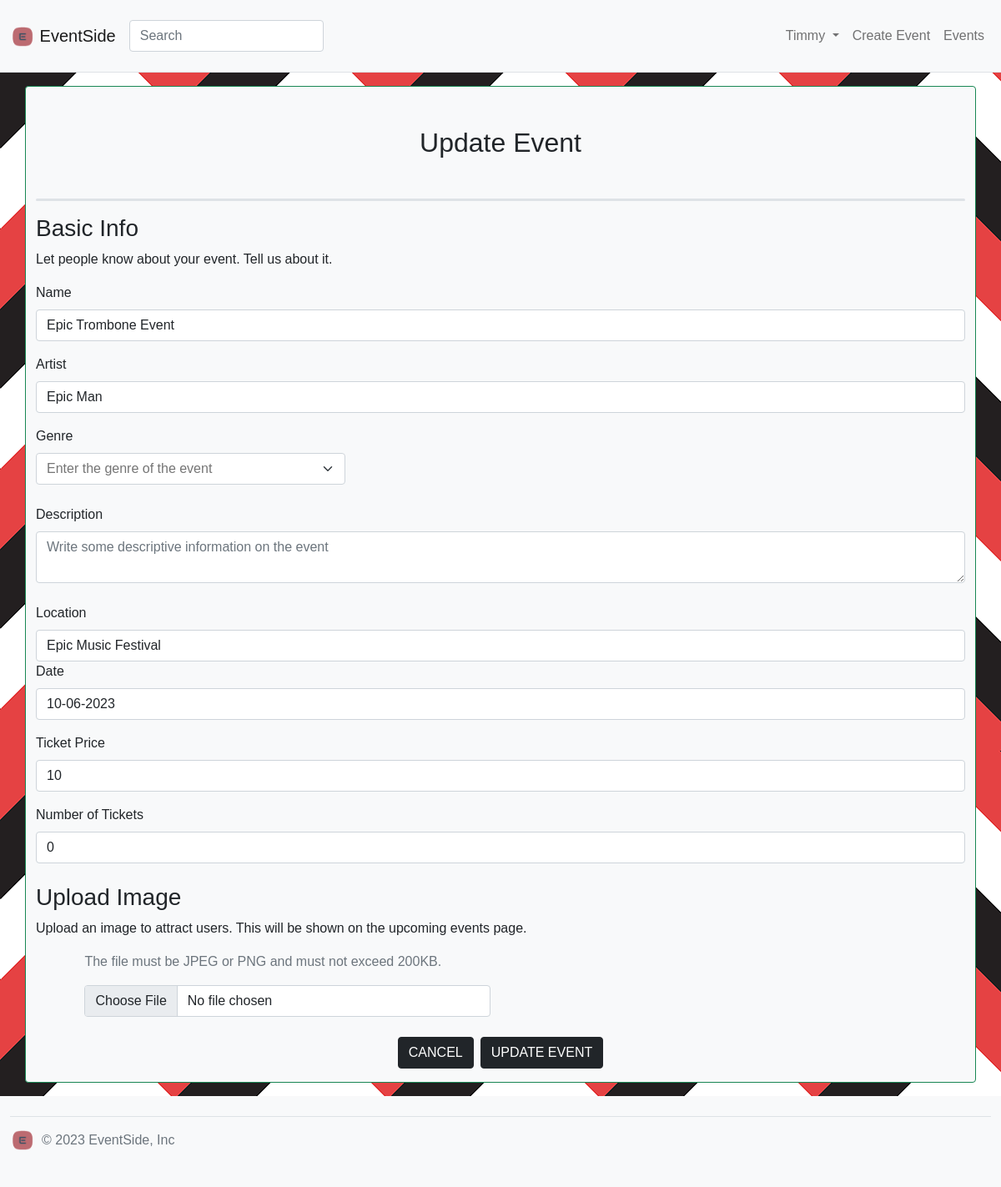
Screenshot of /events/update/4 (signed in) with the database file from the repository.
### website/models.py (models this page shows)
class User(db.Model, UserMixin):
    __tablename__='users'
    id = db.Column(db.Integer, primary_key=True, unique=True)
    name = db.Column(db.String(100), index=True, nullable=False)
    emailid = db.Column(db.String(100), index=True, nullable=False, unique=True)
    password_hash = db.Column(db.String(255), nullable=False)
    contact_number = db.Column(db.String(11))
    comments = db.relationship('Comment', backref='user')

class Event(db.Model):
    __tablename__ = 'events'
    id = db.Column(db.Integer, primary_key=True)
    name = db.Column(db.String(80))
    description = db.Column(db.String(200))
    image = db.Column(db.String(400))
    location = db.Column(db.String(50))
    genre = db.Column(db.String(50))
    artist = db.Column(db.String(50))
    _status = db.Column('status', db.String(20), default="OPEN")
    date = db.Column(db.String(10))
    number_of_tickets = db.Column(db.Integer)
    ticket_price = db.Column(db.Integer)
    user_id = db.Column(db.Integer, db.ForeignKey('users.id'))
    comments = db.relationship('Comment', backref='event')
    @property
    def status(self):
        event_date = datetime.strptime(self.date, "%d-%m-%Y").date()
        today = datetime.now().date()
        if event_date < today:
            return "INACTIVE"
        return self._status
    @status.setter
    def status(self, value):
        self._status = value

### website/event.py (the view)
@bp.route('/update/<id>', methods=['GET', 'POST'])
@login_required
def update(id):
    event = Event.query.get_or_404(id)
    form = EventForm()
    if current_user.id != event.user_id:
        flash('You are not authorized to update this event', 'danger')
        return redirect(url_for('event.my_events'))
    if form.validate_on_submit():
        db_file_path = check_upload_file(form)
        event.name = form.name.data
        event.location = form.location.data
        event.genre = form.genre.data
        event.artist = form.artist.data
        event.date = form.date.data
        event.description = form.description.data
        event.image = db_file_path
        event.ticket_price = form.ticket_price.data
        event.number_of_tickets = form.number_of_tickets.data
        db.session.commit()
        flash('Event updated successfully', 'success')
        return redirect(url_for('event.show', id=id))
    else:
        flash('Failed to update event. Please check the form for errors.', 'danger')
    return render_template('updateEvent.html', form=form, event=event)

### website/__init__.py (called while the page is built)
def create_app():
    bootstrap = Bootstrap5(app)
    app.secret_key='wWW07KyIZIx2lDnaK5LYeHmtEXORydZa'
    app.config['SQLALCHEMY_DATABASE_URI']='sqlite:///eventdb.sqlite'
    db.init_app(app)
    login_manager = LoginManager()
    login_manager.login_view='auth.login'
    login_manager.init_app(app)
    from .models import User  # Importing here to avoid circular references
    @login_manager.user_loader
    def load_user(user_id):
        return User.query.get(int(user_id))
    from . import views
    app.register_blueprint(views.mainbp)
    from . import event
    app.register_blueprint(event.bp)
    from . import auth
    app.register_blueprint(auth.bp)
    return app

### website/templates/updateEvent.html (shortened to what this page needs)
{% extends 'base.html' %} {% import "bootstrap5/form.html" as wtf %} {% block content %}
<main>
  <div class="container bg-light rounded border border-dark-subtle border-success border-opacity-25 my-3">
    <h2 class="my-5 text-center">Update Event</h2>
    <div class="container mt-3 mb-3 border-bottom border-dark-subtle border-3 rounded-pill"></div>
    <form
      method="POST"
      form="form"
      action="{{ url_for('event.update', id=event.id) }}"
      enctype="multipart/form-data"
    >
      <div>
        <h3>Basic Info</h3>
        <p>Let people know about your event. Tell us about it.</p>
          <div class="mb-3">
            <div class="form-group">
              {{ form.name.label(class_="form-label label-custom") }} {{
              form.name(class_="form-control input-text", placeholder="Be clear
              and descriptive...", value=event.name) }}
            </div>
          </div>
          <div class="mb-3">
            {{ form.artist.label(class_="form-label label-custom") }} {{
            form.artist(class_="form-control input-text", placeholder="Specify
            the artist/s...", value=event.artist) }}
          </div>
          <div class="col-md-4 mb-3">
            {{ form.genre.label(class_="form-label label-custom") }} {{
            form.genre(class_="form-select input-text") }}
          </div>
          <div class="mt-4">
            {{ form.description.label(class_="form-label label-custom") }} {{
            form.description(class_="form-control input-text") }}
          </div>
      </div>
        <div class="mt-4">
          <div class="form-group">
            {{ form.location.label(class_="form-label label-custom") }} {{
            form.location(class_="form-control input-text", placeholder="Specify
            the location...", value=event.location) }}
          </div>
        </div>
        <div class="mb-3">
          <div class="form-group">
            {{ form.date.label(class_="form-label label-custom") }} {{
            form.date(class_="form-control input-text", placeholder="Specify the
            date...", value=event.date) }}
          </div>
        </div>
        <div class="mb-3">
          <div class="form-group">
            {{ form.ticket_price.label(class_="form-label label-custom") }} {{
            form.ticket_price(class_="form-control input-text",
            placeholder="Specify the ticket price...", value=event.ticket_price)
            }}
          </div>
        </div>
        <div class="mb-3">
          <div class="form-group">
            {{ form.number_of_tickets.label(class_="form-label label-custom") }}
            {{ form.number_of_tickets(class_="form-control input-text",
            placeholder="Specify the number of tickets...",
            value=event.number_of_tickets) }}
          </div>
        </div>
        <h3 class="mt-4">Upload Image</h3>
        <p>
          Upload an image to attract users. This will be shown on the upcoming
          events page.
        </p>
        <div class="container col-sm-11 mb-4">
          <div class="row mb-3 align-items-center">
            <div class="col-md-6">
              <p class="text-muted">
                The file must be JPEG or PNG and must not exceed 200KB.
              </p>
              {{ form.image(class_="form-control", aria_label="file example",
              value=event.image) }}
            </div>
          </div>
        </div>
      <div class="d-grid gap-2 d-flex justify-content-center">
        <a href="{{ url_for('event.show', id=event.id) }}" class="btn btn-dark btn-md">CANCEL</a>
        <input type="submit" class="btn btn-dark btn-md" value="UPDATE EVENT" />
      </div>
    </form>
  </div>
</main>
{% endblock %}

### website/templates/base.html (shortened to what this page needs)
<html>
  <head>
    <link
      href="https://cdn.jsdelivr.net/npm/bootstrap@5.0.0-beta3/dist/css/bootstrap.min.css"
      rel="stylesheet"
    />
    <link rel="stylesheet" type="text/css" href="../static/css/style.css" />
  </head>
  <body>
    <header class="bg-light border-bottom">
      <nav class="navbar navbar-expand-lg navbar-light bg-light">
        <div class="container-fluid">
          <a class="navbar-brand" href="/">
            <img
              src="/static/images/EventSideIMG.png"
              alt="Logo"
              width="30"
              height="24"
              class="d-inline-block align-text-top"
            />
            EventSide
          </a>
          <form
            class="form-inline pt-3"
            action="{{ url_for('main.search') }}"
            method="GET"
          >
            <input
              class="form-control"
              type="search"
              name="search"
              placeholder="Search"
              aria-label="Search"
            />
          </form>
          <div
            class="collapse navbar-collapse justify-content-end"
            id="navbarSupportedContent"
          >
            <div class="navbar-nav ml-auto">
              {% if current_user.is_authenticated %}
              <div class="nav-item dropdown">
                <a
                  class="nav-link dropdown-toggle"
                  href="#"
                  id="navbarDropdown"
                  role="button"
                  data-bs-toggle="dropdown"
                  aria-expanded="false"
                >
                  {{ current_user.name }}
                </a>
              </div>
              <a class="nav-item nav-link" href="{{ url_for('event.create') }}"
                >Create Event</a
              >
              {% endif %}
              <a class="nav-item nav-link" href="{{ url_for('main.index') }}"
                >Events</a
              >
            </div>
          </div>
        </div>
      </nav>
    </header>
    {% block content %} {% endblock %}
    <div class="container-fluid bg-light pb-1 ">
      <footer
        class="d-flex flex-wrap justify-content-between align-items-center py-3 my-4 border-top w-100"
      >
        <div class="col-md-4 d-flex align-items-center">
          <a
            href="/"
            class="mb-3 me-2 mb-md-0 text-muted text-decoration-none lh-1"
          >
            <img
              src="../static/images/EventSideIMG.png"
              alt="Logo"
              width="30"
              height="24"
              class="d-inline-block align-text-top"
            />
          </a>
          <span class="mb-3 mb-md-0 text-muted">© 2023 EventSide, Inc</span>
        </div>
      </footer>
    </div>
  </body>
</html>

### website/static/css/style.css (style rules this page uses)
body { background-image: url(../images/backgroundpattern.png); font-family: "Arial", sans-serif; min-height: 100vh; display: flex; flex-direction: column; }

### rows the page displays
User: name "Timmy"
Event: name "Epic Trombone Event", artist "Epic Man", location "Epic Music Festival", date "10-06-2023", ticket_price "10", number_of_tickets "0"
